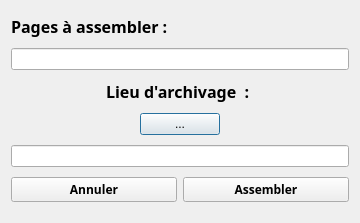
<?xml version="1.0" encoding="UTF-8"?>
<ui version="4.0">
 <class>Assemblage</class>
 <widget class="QDialog" name="Assemblage">
  <property name="geometry">
   <rect>
    <x>0</x>
    <y>0</y>
    <width>360</width>
    <height>223</height>
   </rect>
  </property>
  <property name="windowTitle">
   <string>Dialog</string>
  </property>
  <layout class="QVBoxLayout" name="verticalLayout">
   <item>
    <widget class="QLabel" name="label">
     <property name="sizePolicy">
      <sizepolicy hsizetype="Fixed" vsizetype="Fixed">
       <horstretch>0</horstretch>
       <verstretch>0</verstretch>
      </sizepolicy>
     </property>
     <property name="font">
      <font>
       <family>Montserrat</family>
       <pointsize>12</pointsize>
       <bold>true</bold>
      </font>
     </property>
     <property name="text">
      <string>Pages à assembler :</string>
     </property>
    </widget>
   </item>
   <item>
    <widget class="QLineEdit" name="choosenPage"/>
   </item>
   <item alignment="Qt::AlignHCenter">
    <widget class="QLabel" name="label_2">
     <property name="sizePolicy">
      <sizepolicy hsizetype="Fixed" vsizetype="Fixed">
       <horstretch>0</horstretch>
       <verstretch>0</verstretch>
      </sizepolicy>
     </property>
     <property name="font">
      <font>
       <family>Montserrat</family>
       <pointsize>12</pointsize>
       <bold>true</bold>
      </font>
     </property>
     <property name="text">
      <string>Lieu d'archivage  : </string>
     </property>
    </widget>
   </item>
   <item>
    <layout class="QHBoxLayout" name="horizontalLayout">
     <item>
      <widget class="QPushButton" name="fileSelectButton">
       <property name="sizePolicy">
        <sizepolicy hsizetype="Fixed" vsizetype="Fixed">
         <horstretch>0</horstretch>
         <verstretch>0</verstretch>
        </sizepolicy>
       </property>
       <property name="text">
        <string>...</string>
       </property>
      </widget>
     </item>
    </layout>
   </item>
   <item>
    <widget class="QLineEdit" name="pathSelected"/>
   </item>
   <item>
    <layout class="QHBoxLayout" name="horizontalLayout_2">
     <item>
      <widget class="QPushButton" name="AnnulerButton">
       <property name="font">
        <font>
         <family>Montserrat</family>
         <bold>true</bold>
        </font>
       </property>
       <property name="text">
        <string>Annuler</string>
       </property>
      </widget>
     </item>
     <item>
      <widget class="QPushButton" name="AssemblerButton">
       <property name="font">
        <font>
         <family>Montserrat</family>
         <bold>true</bold>
        </font>
       </property>
       <property name="text">
        <string>Assembler</string>
       </property>
      </widget>
     </item>
    </layout>
   </item>
  </layout>
 </widget>
 <resources/>
 <connections/>
</ui>
